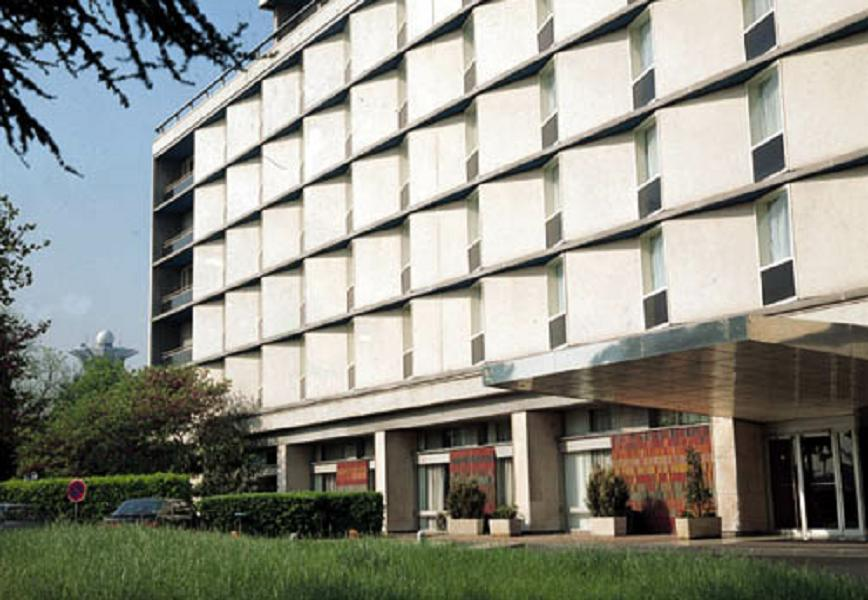
//> input picture ParametrizedEdgeDetector/building.jpg, 868 x 600 px
$ ./main   (built with g++ and OpenCV 4)
//> lines starting //> are read from the running program, lines starting //| are printed output that depends on the picture; after the words box and inside, x2 and y2 are one past the last pixel; in counts of white or black regions, pixels touching at a corner belong together
#include <opencv2\core\core.hpp>
#include <opencv2\highgui\highgui.hpp>
#include <opencv2\imgproc\imgproc.hpp>
#include <iostream>

using namespace cv;
using namespace std;

const string IMAGE = "building.jpg";
Mat src_blur;
int lowT = 50;
int sobel = 3;
int cornerT = 100;

/// <summary>
/// Calculates the lines.
/// </summary>
/// <param name="result">The result matrix with lines detected with Canny algorythm.</param>
void calculateLines(Mat result)
{
	vector<Vec2f> lines;
	Mat src_lines;

	//result - matrix to search for circles (grayscale)
	//lines - out collection of found lines
	//rho - The resolution of the parameter r in pixels. We use 1 pixel.
	//theta - The resolution of the parameter theta in radians. We use 1 degree
	//treshold - number of minimum intersections determining the line
	HoughLines(result, lines, 1, CV_PI / 180, 200 - lowT);
	cvtColor(result, src_lines, CV_GRAY2BGR);

	for (size_t i = 0; i < lines.size(); i++)
	{
		//Hough Line transform returns Polar coordinates.
		//To display the lines on 2D picture, coordinates have to be converted do Cartesian coordinates.

		//rho – Distance resolution of the accumulator in pixels.
		//theta – Angle resolution of the accumulator in radians.
		float rho = lines[i][0], theta = lines[i][1];
		Point pt1, pt2;

		//family of lines that goes through (x, y) is defined by:
		//r = x * cos(theta) + y * sin(theta)
		//meaning each pair (r, theta) represents each line that goes through (x, y)
		//pairs for each point can be visualised as a sinusoide.
		//intersecting sinusoids for different points determine the same line
		double a = cos(theta), b = sin(theta);
		double x0 = a*rho, y0 = b*rho;

		//Calculat start and end points which are set to fixed position -1000 and +1000 pixels from the converted point
		pt1.x = cvRound(x0 + 1000 * (-b));
		pt1.y = cvRound(y0 + 1000 * (a));
		pt2.x = cvRound(x0 - 1000 * (-b));
		pt2.y = cvRound(y0 - 1000 * (a));
		line(src_lines, pt1, pt2, Scalar(0, 0, 255), 1, CV_AA);
	}
	imshow("detected lines", src_lines);
}
/// <summary>
/// Calculates the circles.
/// </summary>
/// <param name="result">The result matrix with lines detected with Canny algorythm.</param>
void calculateCircles(Mat result)
{
	vector<Vec3f> circles;
	Mat src_circles;
	//result - matrix to find the circles on (grayscale)
	//circles - out vector of the (x, y, r) of found circles
	//method - method to find the circles - CV_HOUGH_GRADIENT - currently this is the only one available in OpenCV
	//dp - The inverse ratio of resolution
	//minDist - Minimum distance between detected centers
	//param1 - Upper threshold for the internal Canny edge detector
	//param2 - Threshold for center detection.
	//minRadius - Minimum radio to be detected.If unknown, put zero as default.
	//maxRadius - Maximum radius to be detected.If unknown, put zero as default
	HoughCircles(result, circles, CV_HOUGH_GRADIENT, 1, 1, 100, 30, 1, 30);
	cvtColor(result, src_circles, CV_GRAY2BGR);

	for (size_t i = 0; i < circles.size(); i++)
	{
		Vec3i c = circles[i];
		// circle outline
		circle(src_circles, Point(c[0], c[1]), c[2], Scalar(0, 0, 255), 1, CV_AA);
		// circle center
		circle(src_circles, Point(c[0], c[1]), 2, Scalar(0, 255, 0), 1, CV_AA);
	}

	imshow("detected circles", src_circles);
}
/// <summary>
/// Detects the corners using Harris algorythm.
/// </summary>
/// <param name="source">Source matrix.</param>
void detectCorners(Mat source)
{
	Mat result(source.rows, source.cols, CV_32FC1);
	Mat result_norm;
	//result - float matrix one canal
	//ksize - sobel size
	cornerHarris(source, result, 2, sobel, 0.04);
	normalize(result, result_norm, 0, 255, NORM_MINMAX);
	convertScaleAbs(result_norm, result);

	vector<Point2f> corners;

	goodFeaturesToTrack(source, corners, cornerT, 0.01, 10, Mat(), 3, false, 0.04);

	for (size_t i = 0; i < corners.size(); i++)
	{
		Point2f c = corners[i];
		circle(result, Point(c.x, c.y), 5, Scalar(0, 0, 255), 1, CV_AA);
	}

	imshow("detected corners", result);
}
/// <summary>
/// Calculates the result matrix with lines detected with Canny algorythm.
/// </summary>
/// <param name="treshold">The treshold.</param>
/// <param name="sobol">The sobol parameter.</param>
void calculateResultMatrix(int treshold, int sobol)
{
	Mat result;
	cout << "\n" << treshold << "\t" << sobol;
	Canny(src_blur, result, treshold, 3 * treshold, sobol, true);
	imshow("Parametrized edge detector", result);
	calculateLines(result);
	calculateCircles(result);
	detectCorners(result);
}
/// <summary>
/// Changes the treshold and recalculates the result matrix.
/// </summary>
/// <param name="newValue">The new value.</param>
/// <param name="object">The optional parameter.</param>
void changeTreshold(int newValue, void * object)
{
	lowT = newValue + 50;
	calculateResultMatrix(lowT, sobel);
}

void cornerTreshold(int newValue, void * object)
{
	cornerT = newValue;
	calculateResultMatrix(lowT, sobel);
}
/// <summary>
/// Changes the sobel parameter.
/// </summary>
/// <param name="newValue">The new value.</param>
/// <param name="object">The optional parameter.</param>
void changeSobel(int newValue, void * object)
{
	switch (newValue)
	{
	case 0:
		sobel = CV_SCHARR;
		break;
	default:
		sobel = newValue * 2 + 1;
		break;
	}
	calculateResultMatrix(lowT, sobel);
}

int main(int argc, char* argv[])
{
	Mat src = imread(IMAGE, IMREAD_COLOR);
//> src is the input picture: 600 rows x 868 cols, CV_8UC3; mean B, G, R 133.7, 143.6, 142.9
	if (!src.data) // Check for invalid input
	{
		cout << "Could not open or find the image" << std::endl;
		return -1;
	}

	Mat src_gray, result;
	cvtColor(src, src_gray, CV_BGR2GRAY);
	GaussianBlur(src, src_blur, Size(5, 5), 0);
	Canny(src_blur, result, 150, 3 * 150, 3, true);
//> result: 600 rows x 868 cols, CV_8UC1; 1.7% white in thin lines or dots, all inside (x1, y1, x2, y2) = (3, 0, 868, 538)

	namedWindow("Parametrized edge detector", WINDOW_AUTOSIZE);
	createTrackbar("sobol", "Parametrized edge detector", &sobel, 3, &changeSobel);
	createTrackbar("low treshold", "Parametrized edge detector", &lowT, 100, &changeTreshold);
	createTrackbar("corners", "Parametrized edge detector", &cornerT, 200, &cornerTreshold);

	imshow("Parametrized edge detector", result);

	namedWindow("detected lines", CV_WINDOW_AUTOSIZE);
	namedWindow("detected circles", CV_WINDOW_AUTOSIZE);
	namedWindow("detected corners", CV_WINDOW_AUTOSIZE);

	calculateLines(result);
//> in calculateLines, `HoughLines(result, lines, 1, CV_PI / 180, 200 - lowT);`: lines = 6 lines (rho, theta): [354, 1.17], [261, 0.99], [305, 1.08], [403, 1.27], [219, 0.93], [466, 1.41]
//> the loop in calculateLines, `for (size_t i = 0; i < lines.size(); i++)` made 6 passes
//> (rho, theta, a, b, x0, y0) on passes 1 to 6: (354, 1.17, 0.391, 0.921, 138.3, 325.9), (261, 0.995, 0.545, 0.839, 142.2, 218.9), (305, 1.08, 0.469, 0.883, 143.2, 269.3), (403, 1.27, 0.292, 0.956, 117.8, 385.4), (219, 0.925, 0.602, 0.799, 131.8, 174.9), (466, 1.41, 0.156, 0.988, 72.9, 460.3)
//> after the loop in calculateLines, `for (size_t i = 0; i < lines.size(); i++)`:
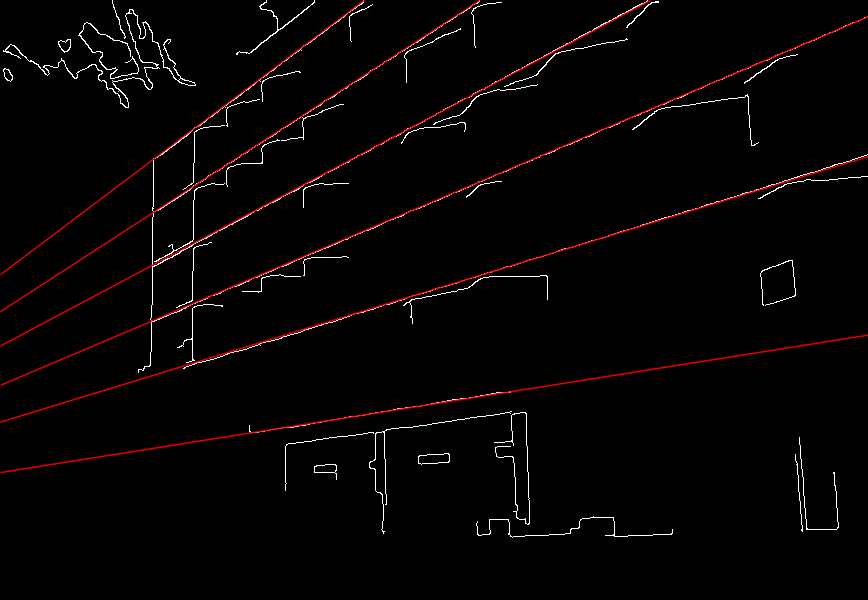
//> src_lines: 600 rows x 868 cols, CV_8UC3; mean B, G, R 3.4, 3.4, 6.3
	calculateCircles(result);
//> in calculateCircles, `HoughCircles(result, circles, CV_HOUGH_GRADIENT, 1, 1, 100, 30, 1, 30);`: circles = empty
	detectCorners(result);
//> in detectCorners, `goodFeaturesToTrack(source, corners, cornerT, 0.01, 10, Mat(), 3, fals..`: corners = 100 Points (x, y), first 12: [384, 431], [192, 360], [191, 339], [129, 12], [527, 523], [157, 65], [658, 1], [833, 472], [510, 391], [222, 306], [790, 262], [112, 76]
//> the loop in detectCorners, `for (size_t i = 0; i < corners.size(); i++)` made 100 passes
//> after the loop in detectCorners, `for (size_t i = 0; i < corners.size(); i++)`:
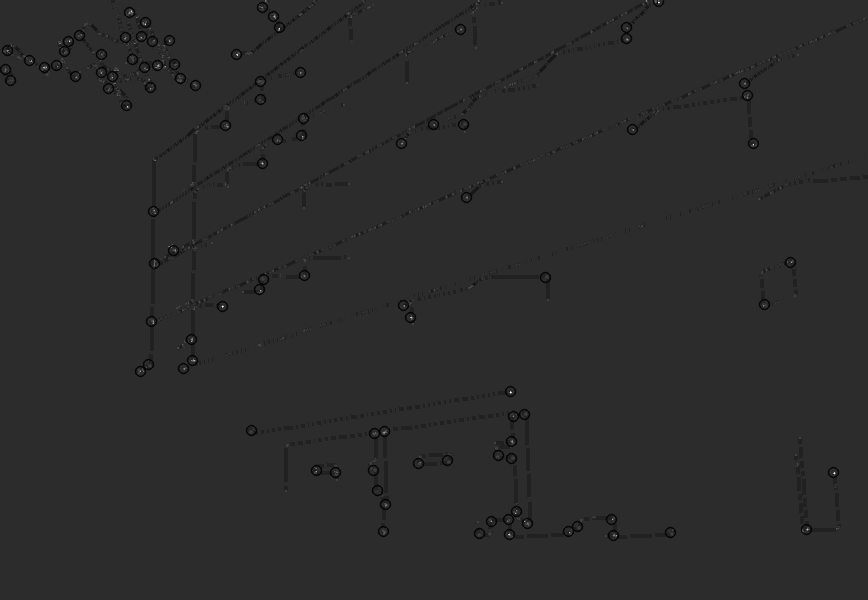
//> result: 600 rows x 868 cols, CV_8UC1; min 0, max 255, mean 43.5

	waitKey(0); // Wait for a keystroke in the window
//> in calculateResultMatrix, `Canny(src_blur, result, treshold, 3 * treshold, sobol, true);`: result: 600 rows x 868 cols, CV_8UC1; 20.4% white in thin lines or dots
//> in calculateLines (call 2), `HoughLines(result, lines, 1, CV_PI / 180, 200 - lowT);`: lines = 10447 lines (rho, theta), first 12: [354, 1.17], [305, 1.08], [261, 0.99], [466, 1.41], [463, 1.4], [462, 0.79], [479, 1.43], [403, 1.27], [458, 1.38], [596, 1.57], [482, 0.79], [541, 1.59]
//> in calculateLines (call 2), `cvtColor(result, src_lines, CV_GRAY2BGR);`: src_lines: 600 rows x 868 cols, CV_8UC3; 20.4% white in thin lines or dots
//> the loop in calculateLines (call 2), `for (size_t i = 0; i < lines.size(); i++)` made 10447 passes
//> after the loop in calculateLines (call 2), `for (size_t i = 0; i < lines.size(); i++)`:
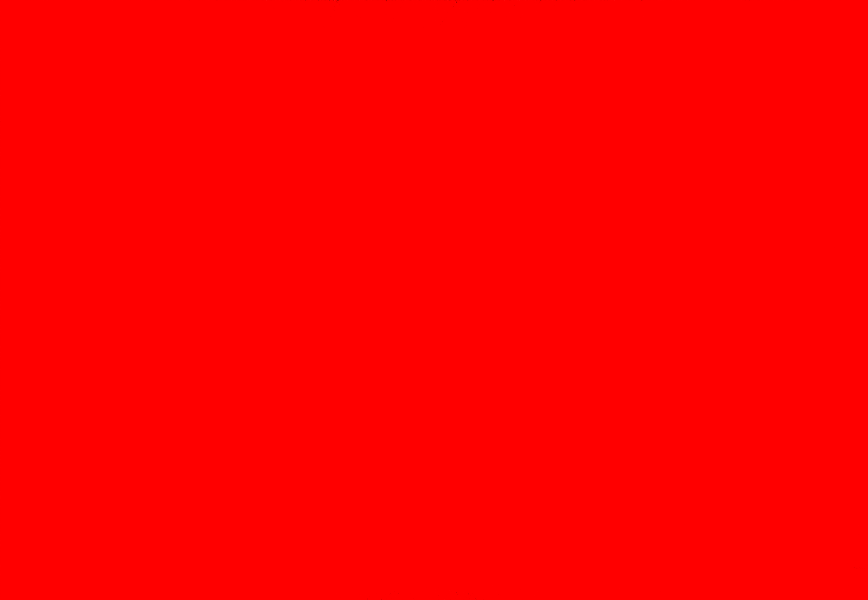
//> src_lines: 600 rows x 868 cols, CV_8UC3; mean B, G, R 0, 0, 255
//> in calculateCircles (call 2), `HoughCircles(result, circles, CV_HOUGH_GRADIENT, 1, 1, 100, 30, 1, 30);`: circles = 382 circles (x, y, radius), first 12: [471.5, 496.5, 23.9], [771.5, 386.5, 23.9], [730.5, 473.5, 29.4], [466.5, 352.5, 27.2], [809.5, 447.5, 28.3], [787.5, 284.5, 27.2], [123.5, 219.5, 29.4], [584.5, 426.5, 23.9], [640.5, 572.5, 21.7], [670.5, 165.5, 23.9], [725.5, 247.5, 23.9], [814.5, 441.5, 22.7]
//> the loop in calculateCircles (call 2), `for (size_t i = 0; i < circles.size(); i++)` made 382 passes
//> c on passes 1 to 3: [472, 496, 24], [772, 386, 24], [730, 474, 29]
//> after the loop in calculateCircles (call 2), `for (size_t i = 0; i < circles.size(); i++)`:
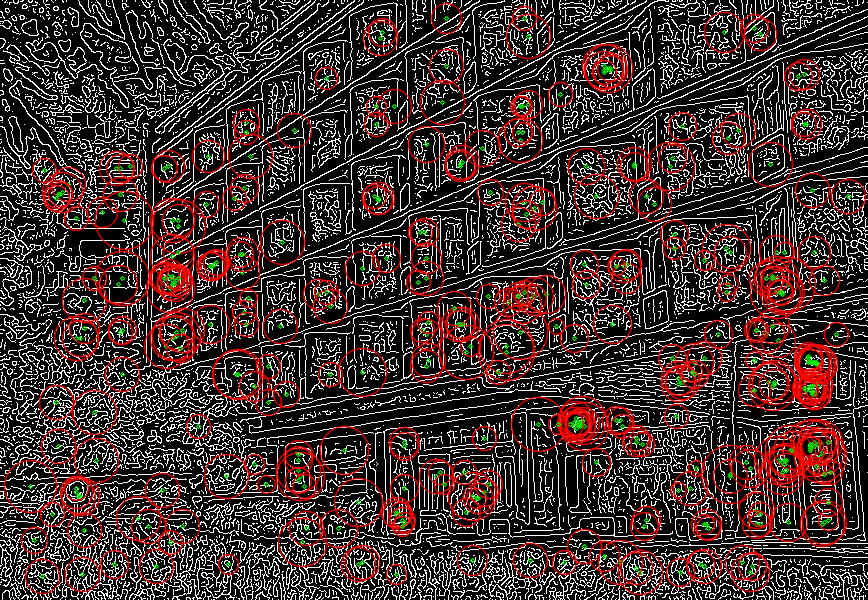
//> src_circles: 600 rows x 868 cols, CV_8UC3; mean B, G, R 47.1, 49.1, 67.6
//> in detectCorners (call 2), `goodFeaturesToTrack(source, corners, cornerT, 0.01, 10, Mat(), 3, fals..`: corners = 100 Points (x, y), first 12: [7, 248], [14, 363], [22, 17], [91, 150], [173, 555], [318, 228], [493, 560], [138, 507], [782, 457], [367, 105], [81, 96], [418, 54]
//> the loop in detectCorners (call 2), `for (size_t i = 0; i < corners.size(); i++)` made 100 passes
//> after the loop in detectCorners (call 2), `for (size_t i = 0; i < corners.size(); i++)`:
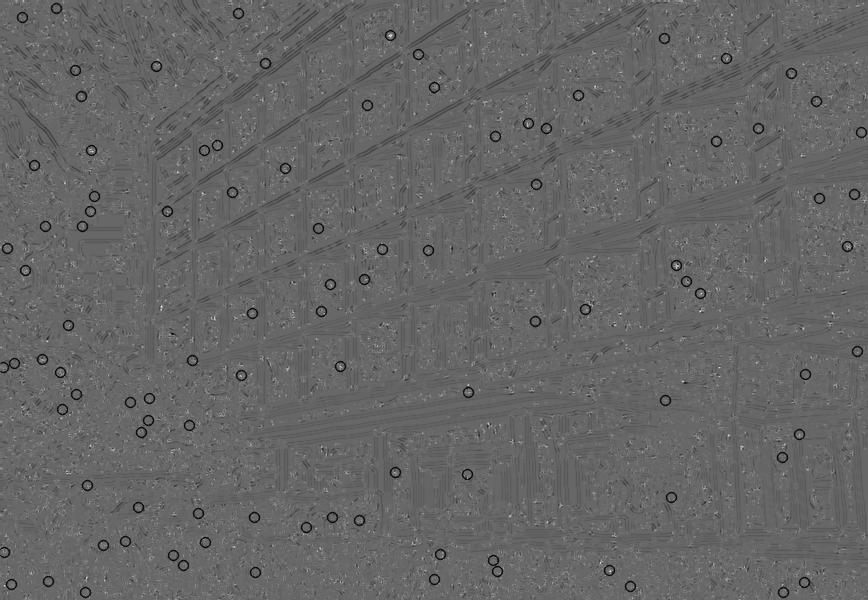
//> result: 600 rows x 868 cols, CV_8UC1; min 0, max 255, mean 101.5
//> in calculateResultMatrix (call 2), `Canny(src_blur, result, treshold, 3 * treshold, sobol, true);`: result: 600 rows x 868 cols, CV_8UC1; 20.4% white in thin lines or dots
//> in calculateLines (call 3), `cvtColor(result, src_lines, CV_GRAY2BGR);`: src_lines: 600 rows x 868 cols, CV_8UC3; 20.4% white in thin lines or dots
//> after the loop in calculateCircles (call 3), `for (size_t i = 0; i < circles.size(); i++)`:
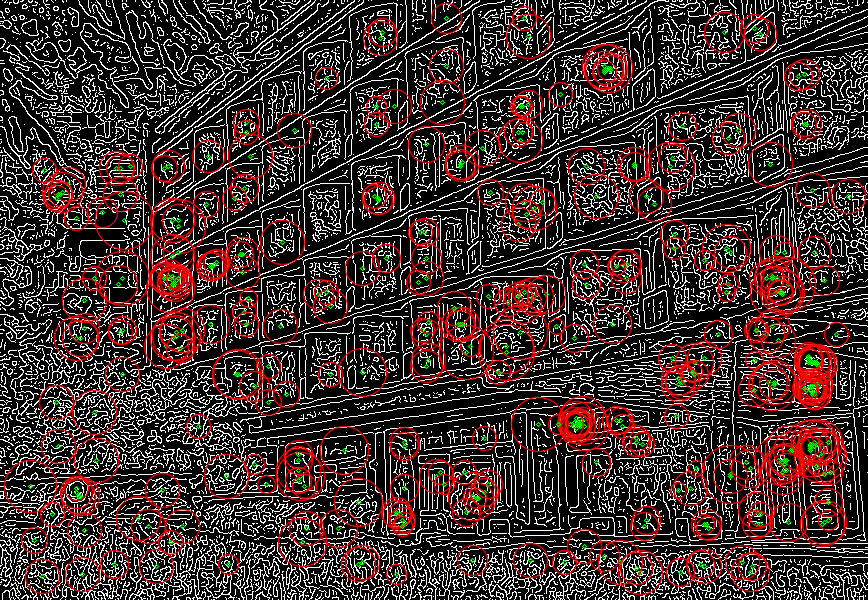
//> src_circles: 600 rows x 868 cols, CV_8UC3; mean B, G, R 47.1, 49.1, 67.5
//> the loop in detectCorners (call 3), `for (size_t i = 0; i < corners.size(); i++)` made 100 passes
//> after the loop in detectCorners (call 3), `for (size_t i = 0; i < corners.size(); i++)`:
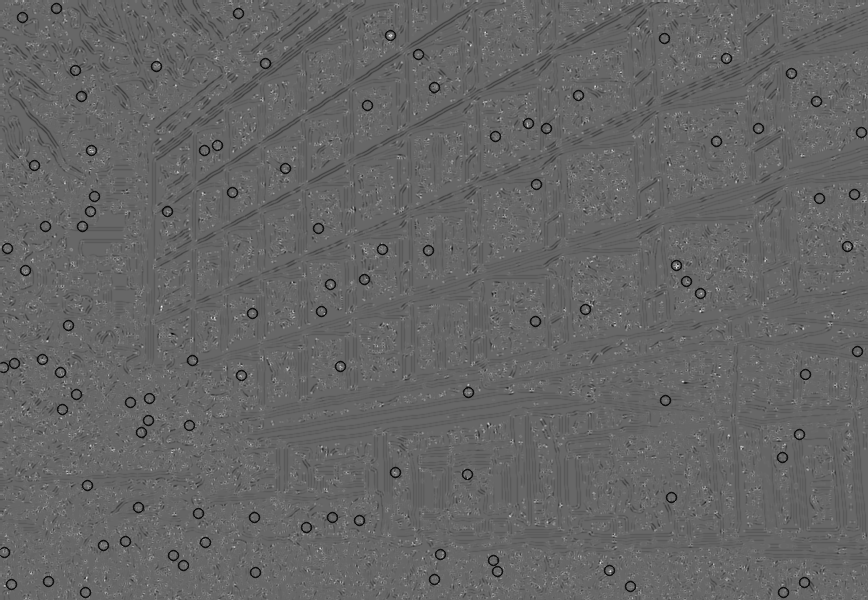
//> result: 600 rows x 868 cols, CV_8UC1; min 0, max 255, mean 101.5
	return 0;
}
